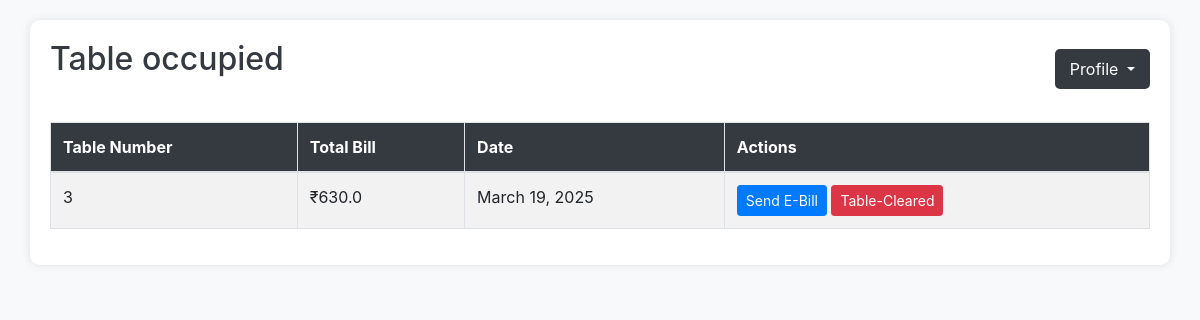
The app's page /a/adminorder/ with its own data.
### userapp/models.py (models this page shows, shortened)
class Bill(models.Model):
    user=models.ForeignKey(User,on_delete=models.CASCADE)
    total=models.FloatField()
    table_No=models.TextField(max_length=200)
    date=models.DateField(auto_now_add=True)
    is_active=models.BooleanField(default=True)

### adminapp/views.py (the view)
# urls.py: path('adminorder/', views.AdminOrderView.as_view(), name="admin_order_view"),
class AdminOrderView(ListView):
    model = Bill
    template_name = 'admin_order.html'
    context_object_name = 'orders'
    def get_queryset(self):
        latest_bills = Bill.objects.values('user').annotate(
            latest_date=Max('date')
        ).order_by('-latest_date')
        latest_bill_ids = []
        for bill in latest_bills:
            latest_bill = Bill.objects.filter(
                user=bill['user'],
                date=bill['latest_date']
            ).first()
            if latest_bill:
                latest_bill_ids.append(latest_bill.id)
        return Bill.objects.filter(id__in=latest_bill_ids)

### userapp/context_processors.py (called while the page is built)
def cart_count(request):
    if request.user.is_authenticated:
        count=Cart.objects.filter(user=request.user).exclude(status="order-placed").count()
        return {'count':count}
    else:
        return {'count':0}

def order_count(request):
    if request.user.is_authenticated:
        count=Orders.objects.filter(user=request.user).exclude(status="in-cart").count()
        return {'ord_count':count}
    else:
        return{'ord_count':0}

### adminapp/templates/admin_order.html (shortened to what this page needs)
<!DOCTYPE html>
<html lang="en">
<head>
    <link href="https://stackpath.bootstrapcdn.com/bootstrap/4.5.2/css/bootstrap.min.css" rel="stylesheet">
</head>
<body>
    <div class="container">
        <div class="d-flex justify-content-between align-items-center mb-4">
            <h2>Table occupied</h2>
            <div class="dropdown position-relative">
                <button class="dropdown-toggle" type="button" id="profileDropdown" data-toggle="dropdown" aria-haspopup="true" aria-expanded="false">
                    Profile
                </button>
            </div>
        </div>
        <table class="table table-bordered table-striped">
            <thead>
                <tr>
                    <th>Table Number</th>
                    <th>Total Bill</th>
                    <th>Date</th>
                    <th>Actions</th>
                </tr>
            </thead>
            <tbody>
                {% for order in orders %}
                <tr>
                    <td>{{ order.table_No }}</td>
                    <td>₹{{ order.total }}</td>
                    <td>{{ order.date }}</td>
                    <td>
                        <a href="{% url 'send_email' order.user.id order.id %}" class="btn btn-primary btn-sm">
                            Send E-Bill
                        </a>
                        <a href="{% url 'delete_orders' order.user.id %}" class="btn btn-danger btn-sm" onclick="return confirm('Are you sure you want to delete all orders for this user?');">
                            Table-Cleared
                        </a>
                    </td>
                </tr>
                {% empty %}
                <tr>
                    <td colspan="5" class="text-center">No bills found.</td>
                </tr>
                {% endfor %}
            </tbody>
        </table>
    </div>
</body>
</html>

### adminapp/templates/admin_order.html (style rules this page uses)
body { background-color: #f8f9fa; padding: 20px; }
.container { background-color: white; padding: 20px; border-radius: 10px; box-shadow: 0 0 10px rgba(0, 0, 0, 0.1); }
h2 { color: #343a40; margin-bottom: 20px; }
.table { margin-top: 20px; }
.table thead { background-color: #343a40; color: white; }
.dropdown-toggle { color: white; background-color: #343a40; border: none; padding: 8px 15px; border-radius: 5px; }

### records on screen
Bill: table_No "3", total "630.0", date "March 19, 2025"
